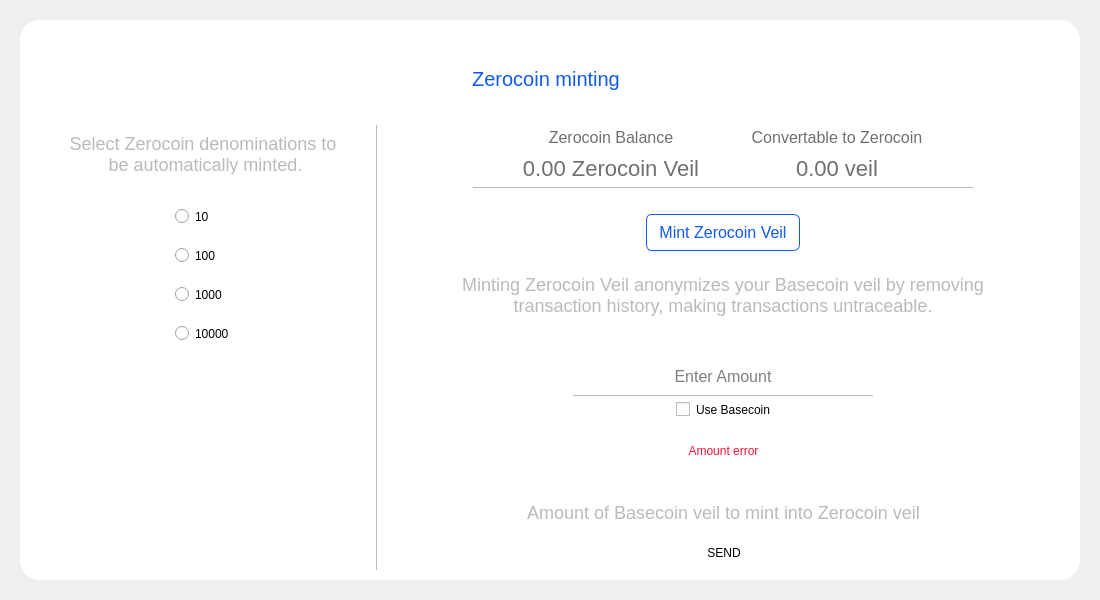
<?xml version="1.0" encoding="UTF-8"?>
<ui version="4.0">
 <class>SettingsMinting</class>
 <widget class="QDialog" name="SettingsMinting">
  <property name="geometry">
   <rect>
    <x>0</x>
    <y>0</y>
    <width>1100</width>
    <height>600</height>
   </rect>
  </property>
  <property name="windowTitle">
   <string>Form</string>
  </property>
  <layout class="QVBoxLayout" name="verticalLayout">
   <property name="spacing">
    <number>0</number>
   </property>
   <property name="leftMargin">
    <number>20</number>
   </property>
   <property name="topMargin">
    <number>20</number>
   </property>
   <property name="rightMargin">
    <number>20</number>
   </property>
   <property name="bottomMargin">
    <number>20</number>
   </property>
   <item>
    <widget class="QFrame" name="frame">
     <property name="autoFillBackground">
      <bool>false</bool>
     </property>
     <property name="styleSheet">
      <string notr="true">#frame{
  background-color: white;
  padding: 10px 10px 10px 10px;
  border-radius:20px;
   border:none;
}</string>
     </property>
     <property name="frameShape">
      <enum>QFrame::StyledPanel</enum>
     </property>
     <property name="frameShadow">
      <enum>QFrame::Raised</enum>
     </property>
     <layout class="QVBoxLayout" name="verticalLayout_2" stretch="1,6">
      <property name="spacing">
       <number>0</number>
      </property>
      <property name="leftMargin">
       <number>0</number>
      </property>
      <property name="topMargin">
       <number>0</number>
      </property>
      <property name="rightMargin">
       <number>0</number>
      </property>
      <property name="bottomMargin">
       <number>0</number>
      </property>
      <item>
       <widget class="QFrame" name="titlecontainer">
        <property name="minimumSize">
         <size>
          <width>0</width>
          <height>95</height>
         </size>
        </property>
        <property name="maximumSize">
         <size>
          <width>16777215</width>
          <height>100</height>
         </size>
        </property>
        <layout class="QHBoxLayout" name="horizontalLayout_3">
         <property name="spacing">
          <number>0</number>
         </property>
         <item>
          <spacer name="horizontalSpacer">
           <property name="orientation">
            <enum>Qt::Horizontal</enum>
           </property>
           <property name="sizeHint" stdset="0">
            <size>
             <width>40</width>
             <height>20</height>
            </size>
           </property>
          </spacer>
         </item>
         <item>
          <widget class="QGroupBox" name="groupBox">
           <property name="styleSheet">
            <string notr="true">#groupBox {
  border:0;
}</string>
           </property>
           <property name="title">
            <string/>
           </property>
           <layout class="QHBoxLayout" name="horizontalLayout_2">
            <item>
             <widget class="QPushButton" name="btnAuto">
              <property name="focusPolicy">
               <enum>Qt::NoFocus</enum>
              </property>
              <property name="styleSheet">
               <string notr="true">QPushButton {
    color: #bababa;
    font-size:20px;
    font-weight:light;
    background-color:transparent;
    border:0;
    padding:10px 0px 10px 24px;
    background-image: none ;
    background-repeat:no-repeat;
    background-position: center bottom;
}

QPushButton:checked {
    color: #105aef;
}

QPushButton:hover {
    color: #707070;
}

QPushButton:unchecked {
    background-image: none ;
    color: #bababa;
}</string>
              </property>
              <property name="text">
               <string>Zerocoin minting</string>
              </property>
              <property name="checkable">
               <bool>true</bool>
              </property>
              <property name="checked">
               <bool>true</bool>
              </property>
              <property name="autoExclusive">
               <bool>true</bool>
              </property>
             </widget>
            </item>
           </layout>
          </widget>
         </item>
         <item>
          <spacer name="horizontalSpacer_6">
           <property name="orientation">
            <enum>Qt::Horizontal</enum>
           </property>
           <property name="sizeHint" stdset="0">
            <size>
             <width>40</width>
             <height>20</height>
            </size>
           </property>
          </spacer>
         </item>
         <item>
          <widget class="QPushButton" name="btnEsc">
           <property name="minimumSize">
            <size>
             <width>32</width>
             <height>32</height>
            </size>
           </property>
           <property name="maximumSize">
            <size>
             <width>32</width>
             <height>32</height>
            </size>
           </property>
           <property name="focusPolicy">
            <enum>Qt::NoFocus</enum>
           </property>
           <property name="styleSheet">
            <string notr="true">#btnEsc {
background-color:transparent;
border:none;
}</string>
           </property>
           <property name="text">
            <string/>
           </property>
           <property name="icon">
            <iconset>
             <normaloff>:/icons/ic-close-png</normaloff>:/icons/ic-close-png</iconset>
           </property>
           <property name="iconSize">
            <size>
             <width>24</width>
             <height>24</height>
            </size>
           </property>
          </widget>
         </item>
        </layout>
       </widget>
      </item>
      <item>
       <widget class="QFrame" name="container">
        <property name="styleSheet">
         <string notr="true">border:none;
padding:0px;</string>
        </property>
        <property name="frameShape">
         <enum>QFrame::StyledPanel</enum>
        </property>
        <property name="frameShadow">
         <enum>QFrame::Raised</enum>
        </property>
        <layout class="QHBoxLayout" name="horizontalLayout_6" stretch="1,0,2">
         <property name="spacing">
          <number>0</number>
         </property>
         <property name="leftMargin">
          <number>0</number>
         </property>
         <property name="topMargin">
          <number>0</number>
         </property>
         <property name="rightMargin">
          <number>0</number>
         </property>
         <property name="bottomMargin">
          <number>0</number>
         </property>
         <item>
          <widget class="QFrame" name="frame_2">
           <property name="autoFillBackground">
            <bool>false</bool>
           </property>
           <property name="styleSheet">
            <string notr="true">#frame{
  background-color: white;
border:0;
  padding: 10px 10px 10px 10px;
}</string>
           </property>
           <property name="frameShape">
            <enum>QFrame::StyledPanel</enum>
           </property>
           <property name="frameShadow">
            <enum>QFrame::Raised</enum>
           </property>
           <layout class="QVBoxLayout" name="verticalLayout_3">
            <item>
             <widget class="QLabel" name="labelTitle">
              <property name="maximumSize">
               <size>
                <width>16777215</width>
                <height>40</height>
               </size>
              </property>
              <property name="styleSheet">
               <string notr="true">color:#bababa;
font-size:18px;</string>
              </property>
              <property name="text">
               <string>Select Zerocoin denominations to
 be automatically minted.</string>
              </property>
              <property name="alignment">
               <set>Qt::AlignCenter</set>
              </property>
             </widget>
            </item>
            <item>
             <spacer name="verticalSpacer_6">
              <property name="orientation">
               <enum>Qt::Vertical</enum>
              </property>
              <property name="sizeType">
               <enum>QSizePolicy::Fixed</enum>
              </property>
              <property name="sizeHint" stdset="0">
               <size>
                <width>20</width>
                <height>20</height>
               </size>
              </property>
             </spacer>
            </item>
            <item alignment="Qt::AlignHCenter">
             <widget class="QGroupBox" name="groupBox_2">
              <property name="title">
               <string/>
              </property>
              <property name="flat">
               <bool>false</bool>
              </property>
              <property name="checkable">
               <bool>false</bool>
              </property>
              <property name="checked">
               <bool>false</bool>
              </property>
              <layout class="QVBoxLayout" name="verticalLayout_7">
               <property name="spacing">
                <number>24</number>
               </property>
               <item>
                <widget class="QRadioButton" name="radioButton10">
                 <property name="text">
                  <string>10</string>
                 </property>
                </widget>
               </item>
               <item>
                <widget class="QRadioButton" name="radioButton100">
                 <property name="text">
                  <string>100</string>
                 </property>
                </widget>
               </item>
               <item>
                <widget class="QRadioButton" name="radioButton1000">
                 <property name="text">
                  <string>1000</string>
                 </property>
                </widget>
               </item>
               <item>
                <widget class="QRadioButton" name="radioButton100000">
                 <property name="text">
                  <string>10000</string>
                 </property>
                </widget>
               </item>
              </layout>
             </widget>
            </item>
            <item>
             <spacer name="verticalSpacer_5">
              <property name="orientation">
               <enum>Qt::Vertical</enum>
              </property>
              <property name="sizeHint" stdset="0">
               <size>
                <width>20</width>
                <height>40</height>
               </size>
              </property>
             </spacer>
            </item>
            <item>
             <layout class="QHBoxLayout" name="horizontalLayout_4"/>
            </item>
           </layout>
          </widget>
         </item>
         <item>
          <widget class="Line" name="line">
           <property name="maximumSize">
            <size>
             <width>1</width>
             <height>16777215</height>
            </size>
           </property>
           <property name="styleSheet">
            <string notr="true">background-color:#bababa;
</string>
           </property>
           <property name="orientation">
            <enum>Qt::Vertical</enum>
           </property>
          </widget>
         </item>
         <item>
          <widget class="QFrame" name="frame_3">
           <property name="autoFillBackground">
            <bool>false</bool>
           </property>
           <property name="styleSheet">
            <string notr="true">#frame{
  background-color: white;
border:0;
  padding: 10px 10px 10px 10px;
}</string>
           </property>
           <property name="frameShape">
            <enum>QFrame::StyledPanel</enum>
           </property>
           <property name="frameShadow">
            <enum>QFrame::Raised</enum>
           </property>
           <layout class="QVBoxLayout" name="verticalLayout_4">
            <property name="leftMargin">
             <number>0</number>
            </property>
            <property name="topMargin">
             <number>0</number>
            </property>
            <property name="rightMargin">
             <number>0</number>
            </property>
            <property name="bottomMargin">
             <number>0</number>
            </property>
            <item>
             <layout class="QHBoxLayout" name="horizontalLayout">
              <item>
               <spacer name="horizontalSpacer_7">
                <property name="orientation">
                 <enum>Qt::Horizontal</enum>
                </property>
                <property name="sizeHint" stdset="0">
                 <size>
                  <width>40</width>
                  <height>20</height>
                 </size>
                </property>
               </spacer>
              </item>
              <item>
               <layout class="QVBoxLayout" name="verticalLayout_5">
                <item>
                 <widget class="QLabel" name="label_4">
                  <property name="minimumSize">
                   <size>
                    <width>200</width>
                    <height>0</height>
                   </size>
                  </property>
                  <property name="maximumSize">
                   <size>
                    <width>200</width>
                    <height>16777215</height>
                   </size>
                  </property>
                  <property name="styleSheet">
                   <string notr="true">color:#707070;
font-size:16px;</string>
                  </property>
                  <property name="text">
                   <string>Zerocoin Balance</string>
                  </property>
                  <property name="alignment">
                   <set>Qt::AlignCenter</set>
                  </property>
                 </widget>
                </item>
                <item>
                 <widget class="QLabel" name="labelZVeilBalance">
                  <property name="styleSheet">
                   <string notr="true">color:#707070;
font-size:22px;</string>
                  </property>
                  <property name="text">
                   <string>0.00 Zerocoin Veil</string>
                  </property>
                  <property name="alignment">
                   <set>Qt::AlignCenter</set>
                  </property>
                 </widget>
                </item>
               </layout>
              </item>
              <item>
               <spacer name="horizontalSpacer_8">
                <property name="orientation">
                 <enum>Qt::Horizontal</enum>
                </property>
                <property name="sizeType">
                 <enum>QSizePolicy::Minimum</enum>
                </property>
                <property name="sizeHint" stdset="0">
                 <size>
                  <width>20</width>
                  <height>20</height>
                 </size>
                </property>
               </spacer>
              </item>
              <item>
               <layout class="QVBoxLayout" name="verticalLayout_6">
                <item>
                 <widget class="QLabel" name="label_6">
                  <property name="minimumSize">
                   <size>
                    <width>200</width>
                    <height>0</height>
                   </size>
                  </property>
                  <property name="maximumSize">
                   <size>
                    <width>200</width>
                    <height>16777215</height>
                   </size>
                  </property>
                  <property name="styleSheet">
                   <string notr="true">color:#707070;
font-size:16px;</string>
                  </property>
                  <property name="text">
                   <string>Convertable to Zerocoin</string>
                  </property>
                  <property name="alignment">
                   <set>Qt::AlignCenter</set>
                  </property>
                 </widget>
                </item>
                <item>
                 <widget class="QLabel" name="labelConvertable">
                  <property name="styleSheet">
                   <string notr="true">color:#707070;
font-size:22px;</string>
                  </property>
                  <property name="text">
                   <string>0.00 veil</string>
                  </property>
                  <property name="alignment">
                   <set>Qt::AlignCenter</set>
                  </property>
                 </widget>
                </item>
               </layout>
              </item>
              <item>
               <spacer name="horizontalSpacer_9">
                <property name="orientation">
                 <enum>Qt::Horizontal</enum>
                </property>
                <property name="sizeHint" stdset="0">
                 <size>
                  <width>40</width>
                  <height>20</height>
                 </size>
                </property>
               </spacer>
              </item>
             </layout>
            </item>
            <item alignment="Qt::AlignHCenter">
             <widget class="QLabel" name="label_3">
              <property name="minimumSize">
               <size>
                <width>500</width>
                <height>0</height>
               </size>
              </property>
              <property name="maximumSize">
               <size>
                <width>500</width>
                <height>1</height>
               </size>
              </property>
              <property name="styleSheet">
               <string notr="true">background-color:#bababa;</string>
              </property>
              <property name="text">
               <string/>
              </property>
             </widget>
            </item>
            <item>
             <spacer name="verticalSpacer_7">
              <property name="orientation">
               <enum>Qt::Vertical</enum>
              </property>
              <property name="sizeType">
               <enum>QSizePolicy::Fixed</enum>
              </property>
              <property name="sizeHint" stdset="0">
               <size>
                <width>20</width>
                <height>20</height>
               </size>
              </property>
             </spacer>
            </item>
            <item alignment="Qt::AlignHCenter">
             <widget class="QPushButton" name="btnMint">
              <property name="minimumSize">
               <size>
                <width>0</width>
                <height>0</height>
               </size>
              </property>
              <property name="maximumSize">
               <size>
                <width>16777215</width>
                <height>16777215</height>
               </size>
              </property>
              <property name="focusPolicy">
               <enum>Qt::NoFocus</enum>
              </property>
              <property name="styleSheet">
               <string notr="true">#btnMint {
border-radius: 6px;
color: #105aef;
font-size: 16px;
background-color:#FFFFFF;
border:1px solid #105aef;
line-height:10px;
padding:8 12 8 12 ;
}

#btnMint:hover {
background-color:#FFFFFF;
color:#0e45b4;
border:1px solid #0e45b4;
}</string>
              </property>
              <property name="text">
               <string>Mint Zerocoin Veil</string>
              </property>
             </widget>
            </item>
            <item>
             <spacer name="verticalSpacer_2">
              <property name="orientation">
               <enum>Qt::Vertical</enum>
              </property>
              <property name="sizeType">
               <enum>QSizePolicy::Fixed</enum>
              </property>
              <property name="sizeHint" stdset="0">
               <size>
                <width>20</width>
                <height>10</height>
               </size>
              </property>
             </spacer>
            </item>
            <item alignment="Qt::AlignHCenter">
             <widget class="QLabel" name="label_2">
              <property name="minimumSize">
               <size>
                <width>550</width>
                <height>0</height>
               </size>
              </property>
              <property name="maximumSize">
               <size>
                <width>500</width>
                <height>16777215</height>
               </size>
              </property>
              <property name="styleSheet">
               <string notr="true">color:#bababa;
font-size:18px;</string>
              </property>
              <property name="text">
               <string>Minting Zerocoin Veil anonymizes your Basecoin veil by removing transaction history, making transactions untraceable.</string>
              </property>
              <property name="alignment">
               <set>Qt::AlignCenter</set>
              </property>
              <property name="wordWrap">
               <bool>true</bool>
              </property>
             </widget>
            </item>
            <item>
             <spacer name="verticalSpacer_8">
              <property name="orientation">
               <enum>Qt::Vertical</enum>
              </property>
              <property name="sizeType">
               <enum>QSizePolicy::Fixed</enum>
              </property>
              <property name="sizeHint" stdset="0">
               <size>
                <width>20</width>
                <height>30</height>
               </size>
              </property>
             </spacer>
            </item>
            <item alignment="Qt::AlignHCenter">
             <widget class="QLineEdit" name="editAmount">
              <property name="minimumSize">
               <size>
                <width>300</width>
                <height>0</height>
               </size>
              </property>
              <property name="maximumSize">
               <size>
                <width>300</width>
                <height>16777215</height>
               </size>
              </property>
              <property name="styleSheet">
               <string notr="true">padding:8px;
    font-size:16px;
    border-top:0px;
    border-left:0px;
    border-right:0px;
    border-bottom:1px solid #bababa;
background-color:transparent;</string>
              </property>
              <property name="alignment">
               <set>Qt::AlignCenter</set>
              </property>
              <property name="placeholderText">
               <string>Enter Amount</string>
              </property>
             </widget>
            </item>
            <item alignment="Qt::AlignHCenter">
             <widget class="QCheckBox" name="useBasecoin">
              <property name="enabled">
               <bool>true</bool>
              </property>
              <property name="text">
               <string>Use Basecoin</string>
              </property>
             </widget>
            </item>
            <item>
             <widget class="QLabel" name="errorMessage">
              <property name="styleSheet">
               <string notr="true">color:#fd1337;</string>
              </property>
              <property name="text">
               <string>Amount error</string>
              </property>
              <property name="alignment">
               <set>Qt::AlignCenter</set>
              </property>
             </widget>
            </item>
            <item>
             <widget class="QLabel" name="label">
              <property name="styleSheet">
               <string notr="true">color:#bababa;
font-size:18px;</string>
              </property>
              <property name="text">
               <string>Amount of Basecoin veil to mint into Zerocoin veil</string>
              </property>
              <property name="alignment">
               <set>Qt::AlignCenter</set>
              </property>
             </widget>
            </item>
            <item>
             <layout class="QHBoxLayout" name="horizontalLayout_5">
              <item>
               <spacer name="horizontalSpacer_10">
                <property name="orientation">
                 <enum>Qt::Horizontal</enum>
                </property>
                <property name="sizeHint" stdset="0">
                 <size>
                  <width>40</width>
                  <height>20</height>
                 </size>
                </property>
               </spacer>
              </item>
              <item>
               <widget class="QPushButton" name="btnSendMint">
                <property name="focusPolicy">
                 <enum>Qt::NoFocus</enum>
                </property>
                <property name="styleSheet">
                 <string notr="true">padding-bottom:10px;</string>
                </property>
                <property name="text">
                 <string>SEND</string>
                </property>
               </widget>
              </item>
              <item>
               <spacer name="horizontalSpacer_12">
                <property name="orientation">
                 <enum>Qt::Horizontal</enum>
                </property>
                <property name="sizeHint" stdset="0">
                 <size>
                  <width>40</width>
                  <height>20</height>
                 </size>
                </property>
               </spacer>
              </item>
             </layout>
            </item>
           </layout>
          </widget>
         </item>
        </layout>
       </widget>
      </item>
     </layout>
    </widget>
   </item>
  </layout>
 </widget>
 <resources/>
 <connections/>
</ui>
